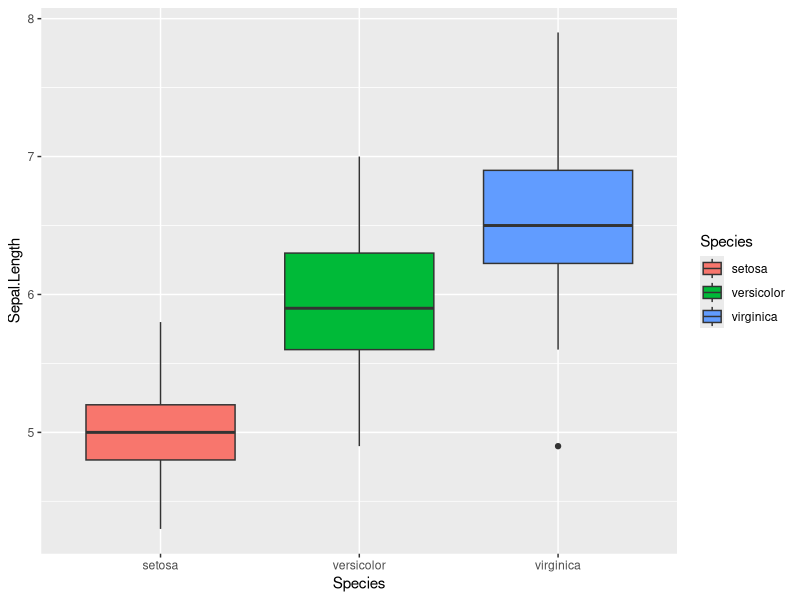

Write the R code that produced this figure.
## ---- chunk 1
knitr::opts_chunk$set(echo = TRUE)
## ---- chunk 2
# Use Fisher's Iris data to show a multiple boxplot of the 3 different iris types, using the ggplot2 package
library(ggplot2)
ggplot(iris, aes(x = Species, y = Sepal.Length, fill = Species)) +
  geom_boxplot()

